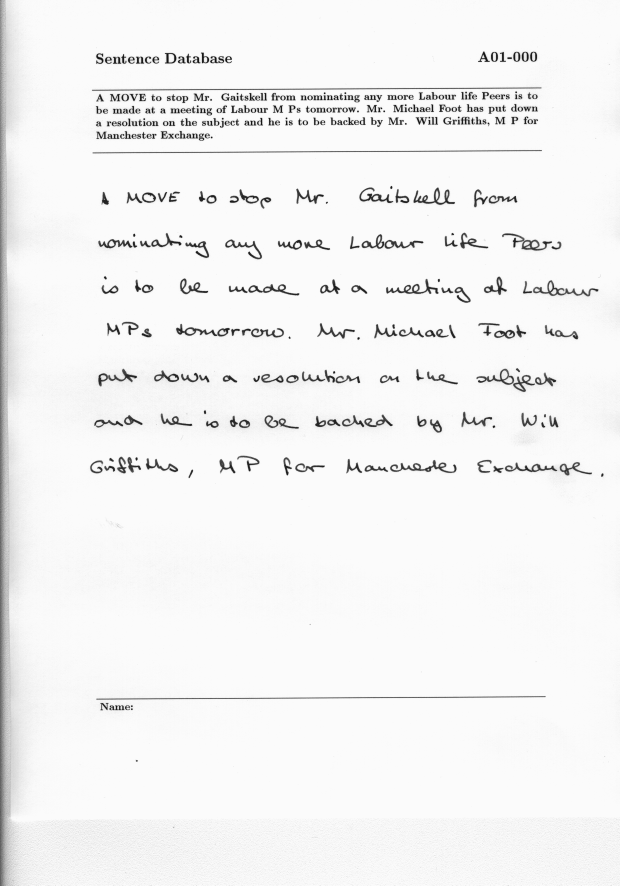
#> input picture inference_images/a01-000u.png, 2479 x 3542 px (shown at 1/4 size)
$ python -i inference.py   (imports and definitions only)
#> lines starting #> are read from the running program, lines starting #| are printed output that depends on the picture; after the words box and inside, x2 and y2 are one past the last pixel; in counts of white or black regions, pixels touching at a corner belong together
#> further down, picture is the input picture: shape (3542, 2479, 3); min 14, max 251, mean 242.8
import cv2
import numpy as np
import tensorflow as tf
import matplotlib.pyplot as plt
import argparse
import os
from collections import Counter
from model import build_hybrid_model

IMG_HEIGHT = 64
IMG_WIDTH = 256

def preprocess_for_inference(word_img):
    if word_img is None or word_img.size == 0:
        return np.zeros((IMG_HEIGHT, IMG_WIDTH, 1), dtype=np.float32)

    # Convertir a escala de grises si tiene 3 canales
    if len(word_img.shape) == 3:
        word_img = cv2.cvtColor(word_img, cv2.COLOR_BGR2GRAY)

    h, w = word_img.shape
#> h = 3542; w = 2479
    if h == 0 or w == 0:
        return np.zeros((IMG_HEIGHT, IMG_WIDTH, 1), dtype=np.float32)

    _, binary = cv2.threshold(word_img, 0, 255, cv2.THRESH_BINARY + cv2.THRESH_OTSU)
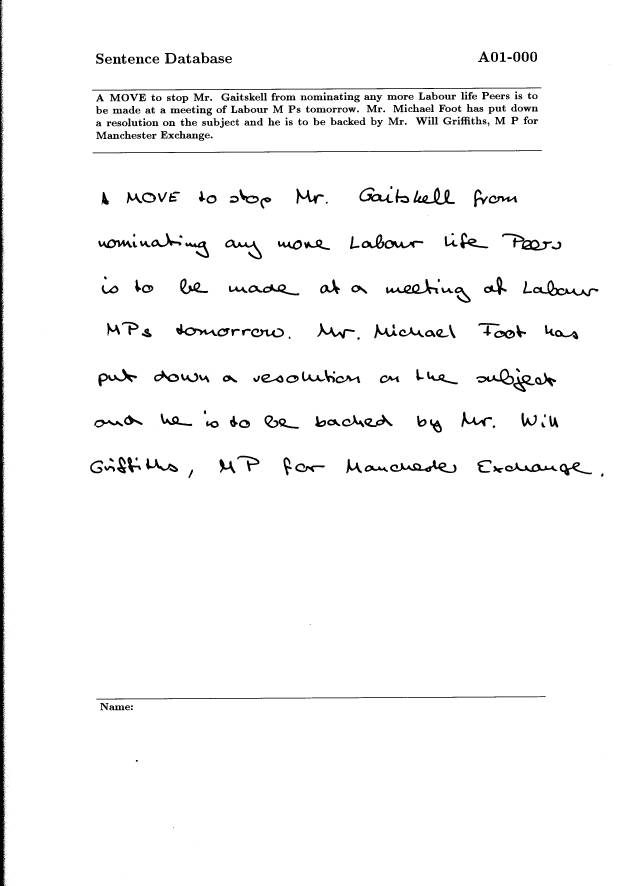
#> binary: shape (3542, 2479) (shown at 1/4 size); 96.9% white; 1191 black regions (803 under 20 px), largest, box (x1, y1, x2, y2) and area: (0, 0, 22, 3542) 43214, (368, 350, 2166, 363) 5638, (370, 601, 2168, 613) 5464

    # Invertir si es necesario (el fondo debe ser negro y el trazo blanco)
    if np.mean(binary) > 127:
        binary = cv2.bitwise_not(binary)
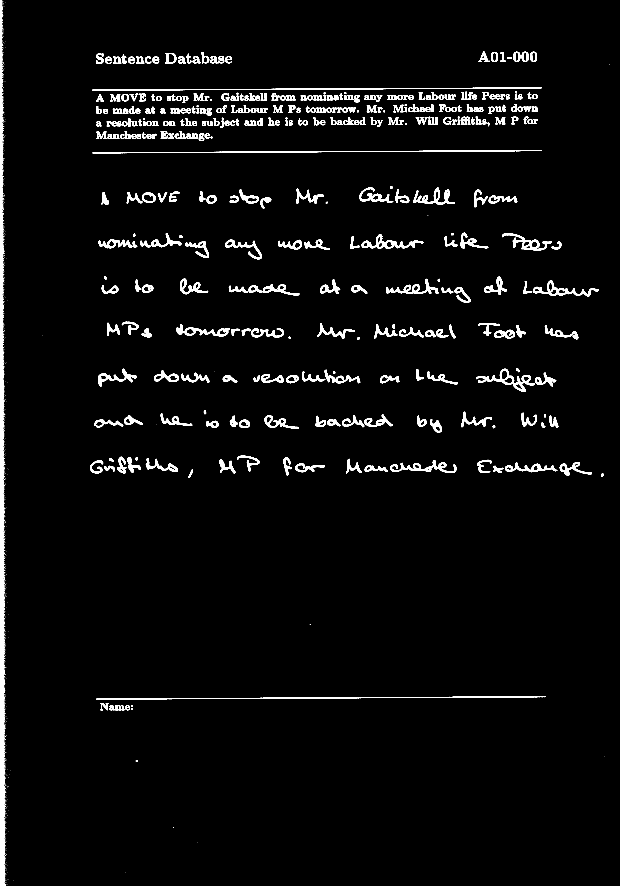
#> binary: shape (3542, 2479) (shown at 1/4 size); 3.1% white; 1191 white regions (803 under 20 px), largest, box (x1, y1, x2, y2) and area: (0, 0, 22, 3542) 43214, (368, 350, 2166, 363) 5638, (370, 601, 2168, 613) 5464

    scale = IMG_HEIGHT / max(1, h)
#> scale = 0.0181
    new_w = max(1, int(w * scale))
#> new_w = 44

    if new_w > IMG_WIDTH:
        new_w = IMG_WIDTH
        scale = IMG_WIDTH / max(1, w)
        new_h = max(1, int(h * scale))
        resized = cv2.resize(binary, (new_w, new_h), interpolation=cv2.INTER_AREA)
        pad_top = (IMG_HEIGHT - new_h) // 2
        pad_bottom = IMG_HEIGHT - new_h - pad_top
        img = cv2.copyMakeBorder(resized, pad_top, pad_bottom, 0, 0, cv2.BORDER_CONSTANT, value=0)
    else:
        resized = cv2.resize(binary, (new_w, IMG_HEIGHT), interpolation=cv2.INTER_AREA)
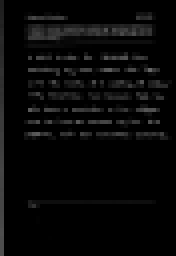
#> resized: shape (64, 44) (shown 4 times larger); min 0, max 102, mean 7.9
        pad_right = IMG_WIDTH - new_w
#> pad_right = 212
        img = cv2.copyMakeBorder(resized, 0, 0, 0, pad_right, cv2.BORDER_CONSTANT, value=0)
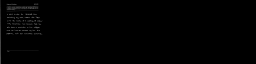
#> img: shape (64, 256); min 0, max 102, mean 1.4

    img = img.astype(np.float32) / 255.0
    img = np.expand_dims(img, axis=-1)
    return img

# [85 lines left out: functions segment_words, run_inference, not called in this run]

# [9 lines not run here, left out]

>>> import cv2
>>> picture = cv2.imread('inference_images/a01-000u.png')
>>> result = preprocess_for_inference(picture)

$ run again, on inference_images/d04-050.png
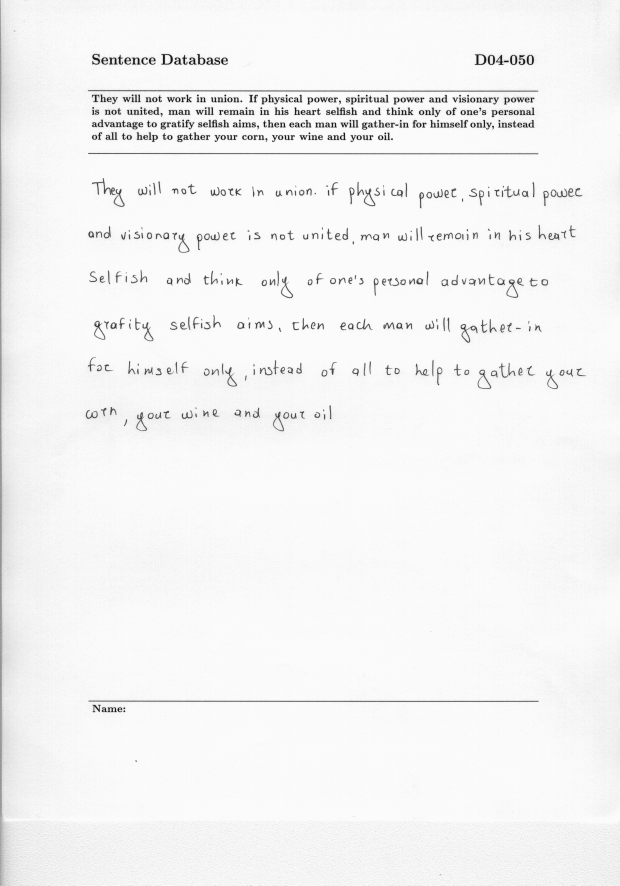
#> input picture inference_images/d04-050.png, 2479 x 3542 px (shown at 1/4 size)
#> picture is the input picture: shape (3542, 2479, 3); min 15, max 251, mean 243.9
#> in preprocess_for_inference, `binary = cv2.bitwise_not(binary)`:
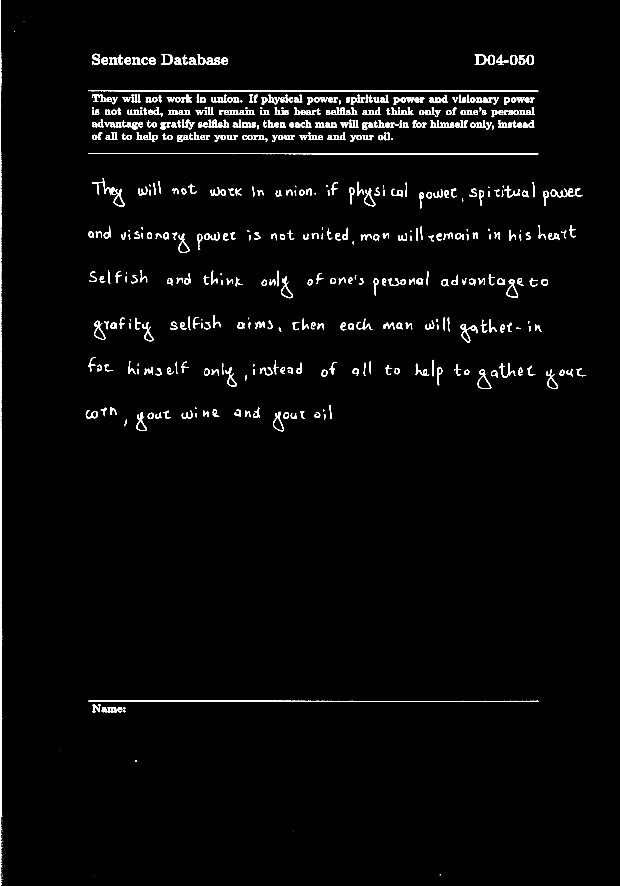
#> binary: shape (3542, 2479) (shown at 1/4 size); 2.1% white; 723 white regions (123 under 20 px), largest, box (x1, y1, x2, y2) and area: (0, 904, 9, 2872) 10725, (352, 361, 2153, 366) 5741, (353, 612, 2153, 617) 5540
#> in preprocess_for_inference, `img = img.astype(np.float32) / 255.0`:
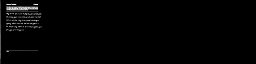
#> img: shape (64, 256) float32; min 0, max 0.275, mean 0.00354; drawn with min black and max white

$ run again, on inference_images/d06-091.png
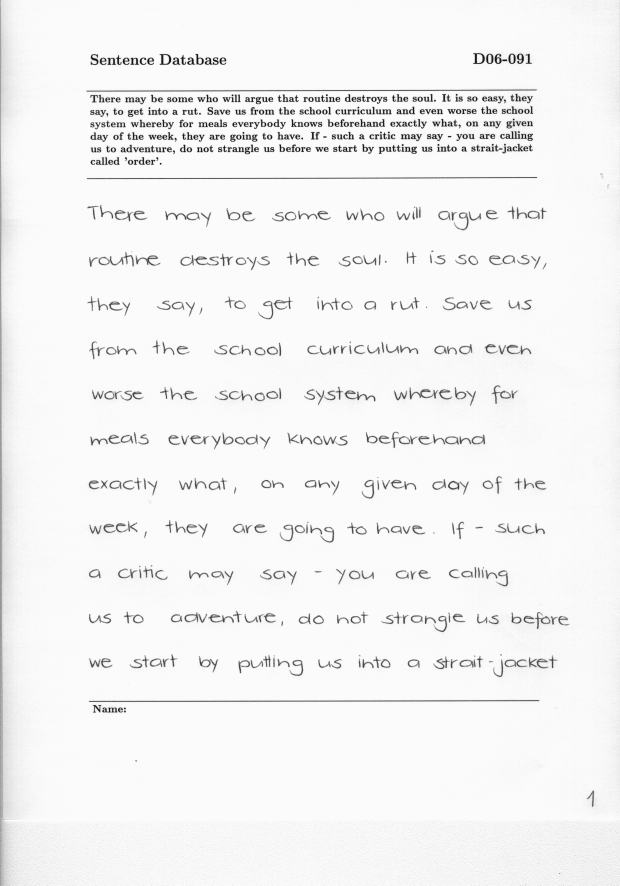
#> input picture inference_images/d06-091.png, 2479 x 3542 px (shown at 1/4 size)
#> picture is the input picture: shape (3542, 2479, 3); min 16, max 251, mean 243.3
#> in preprocess_for_inference, `binary = cv2.bitwise_not(binary)`:
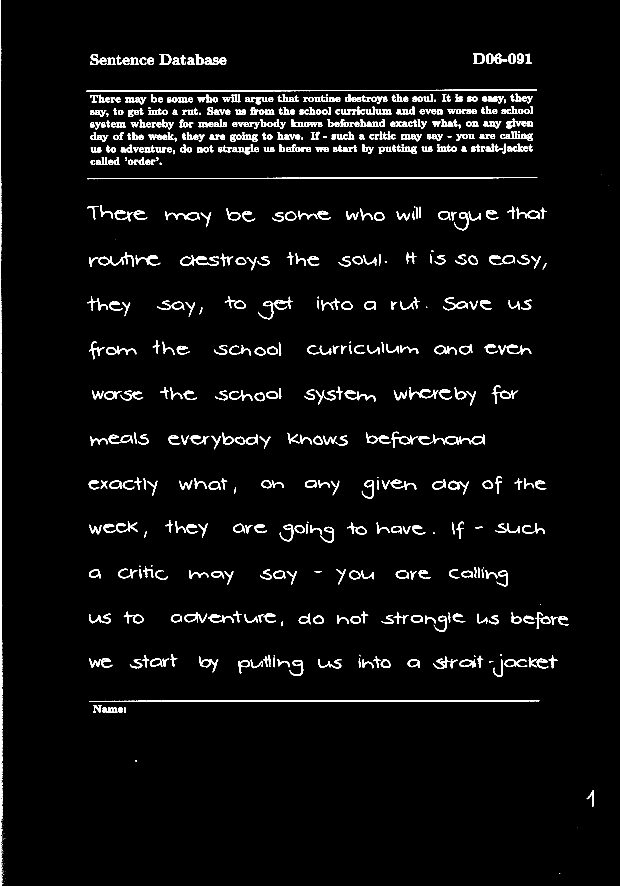
#> binary: shape (3542, 2479) (shown at 1/4 size); 3.3% white; 936 white regions (192 under 20 px), largest, box (x1, y1, x2, y2) and area: (0, 855, 12, 3110) 13106, (356, 2801, 2157, 2807) 6318, (346, 358, 2147, 366) 6203
#> in preprocess_for_inference, `img = img.astype(np.float32) / 255.0`:
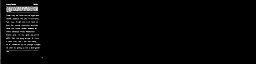
#> img: shape (64, 256) float32; min 0, max 0.298, mean 0.00572; drawn with min black and max white
